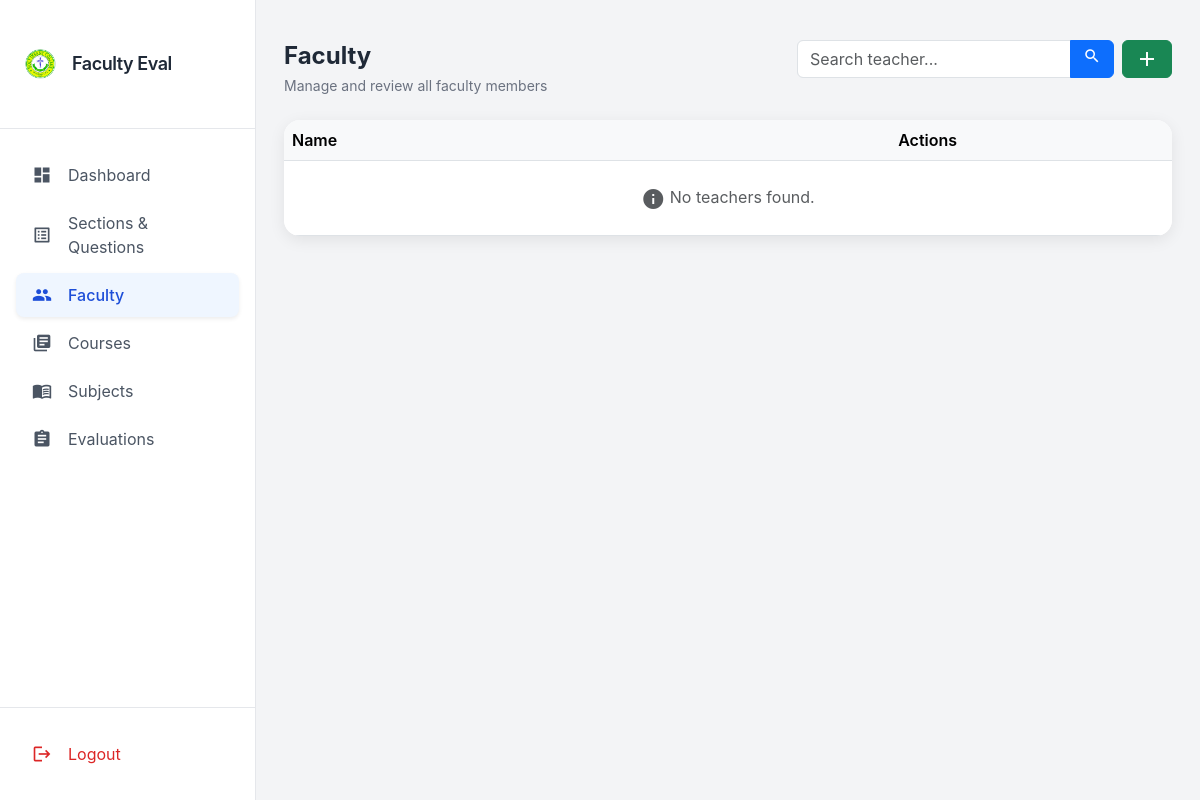
Before: /teachers/ (signed in) with the older database file.
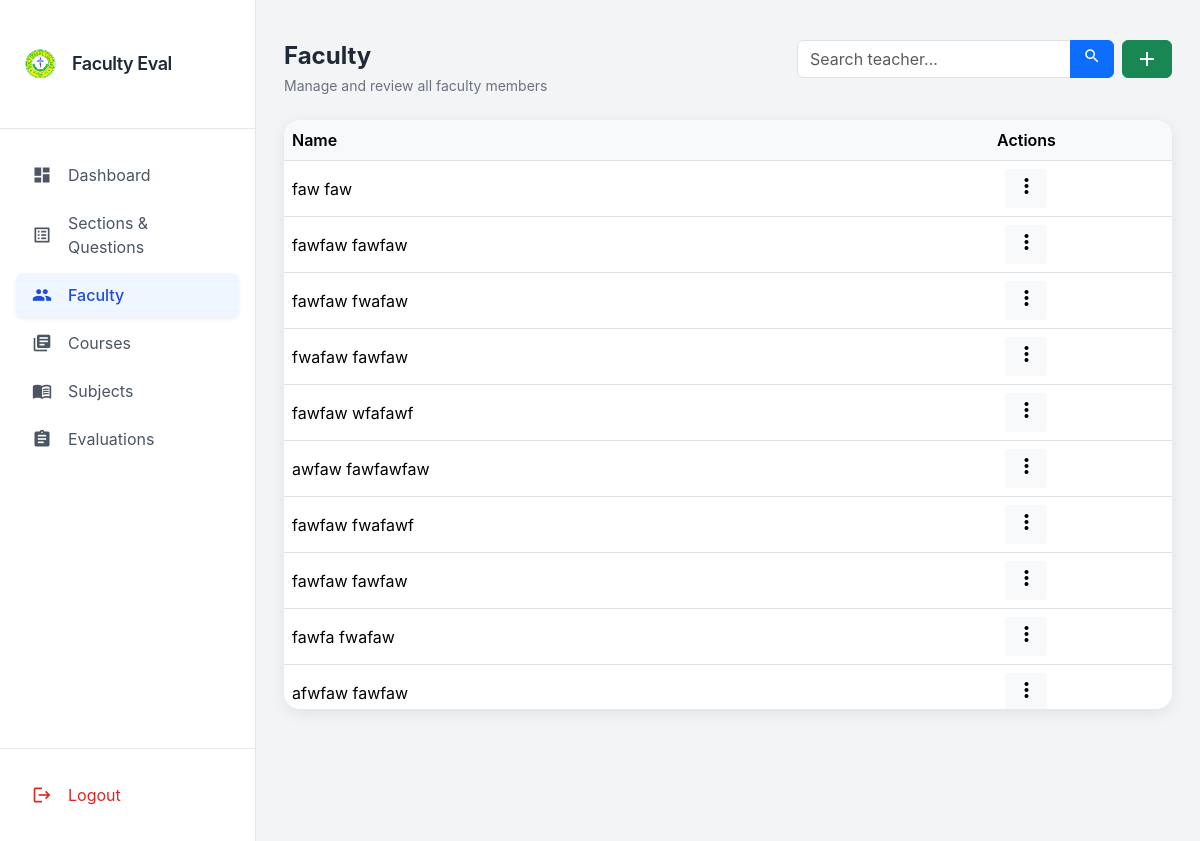
After: the same page with the newer database file.
### evaluation/models.py (models this page shows, shortened)
class Teacher(models.Model):
    first_name = models.CharField(max_length=50, null=True, blank=True)
    last_name = models.CharField(max_length=50, null=True, blank=True)

### evaluation/views.py (the view)
# urls.py: path('teachers/', views.teachers_list, name='teachers_list'),
@login_required(login_url='admin_login')
def teachers_list(request):
    query = request.GET.get('q')
    teachers = Teacher.objects.all()  # no select_related since no FK fields
    if query:
        teachers = teachers.filter(
            first_name__icontains=query
        ) | teachers.filter(
            last_name__icontains=query
        )
    subjects = Subject.objects.all()
    courses = Course.objects.all()
    context = {
        'teachers': teachers,
        'subjects': subjects,
        'courses': courses,
    }
    return render(request, 'admins/teachers.html', context)

### templates/admins/teachers.html (shortened to what this page needs)
{% extends 'admins/base.html' %}
{% block extra_head %}
<link href="https://cdn.jsdelivr.net/npm/bootstrap@5.3.2/dist/css/bootstrap.min.css" rel="stylesheet">
{% endblock %}
{% block content %}
<div class="container-fluid py-4">
    <div class="d-flex flex-column flex-md-row justify-content-between align-items-start gap-3 mb-4">
        <div>
            <h2 class="fw-bold text-2xl mb-1">Faculty</h2>
            <p class="text-sm text-gray-500">Manage and review all faculty members</p>
        </div>
        <div class="d-flex gap-2 align-items-center flex-wrap">
            <form class="flex-grow-1">
                <div class="input-group">
                    <input type="text" id="teacher-search" class="form-control" placeholder="Search teacher...">
                    <button class="btn btn-primary" type="button" id="search-btn">
                        <span class="material-icons" style="font-size:18px;">search</span>
                    </button>
                </div>
            </form>
            <button class="btn btn-success d-flex align-items-center"
                data-bs-toggle="modal" data-bs-target="#addTeacherModal">
                <span class="material-icons">add</span>
            </button>
        </div>
    </div>
<div class="dashboard-card p-0 d-none d-md-block">
    <div id="teachers-table" class="table-responsive rounded-2xl overflow-auto" style="max-height: 70vh;">
        <table class="table table-hover align-middle mb-0 text-nowrap">
            <thead>
                <tr>
                    <th>Name</th>
                    <th class="text-center">Actions</th>
                </tr>
            </thead>
            <tbody>
                {% if teachers %}
                    {% for teacher in teachers %}
                        {% if teacher.id %}
                        <tr>
                            <td>{{ teacher.first_name }} {{ teacher.last_name }}</td>
                            <td class="text-center">
                                <div class="dropdown" data-bs-display="static">
                                    <button class="btn btn-sm btn-light" data-bs-toggle="dropdown">
                                        <span class="material-icons">more_vert</span>
                                    </button>
                                </div>
                            </td>
                        </tr>
                        {% endif %}
                    {% endfor %}
                {% else %}
                    <tr>
                        <td colspan="2" class="text-center py-4 text-muted">
                            <span class="material-icons" style="vertical-align:middle;">info</span>
                            No teachers found.
                        </td>
                    </tr>
                {% endif %}
            </tbody>
        </table>
    </div>
</div>
</div>
{% endblock %}

### templates/admins/base.html (shortened to what this page needs)
{% load static %}
<!DOCTYPE html>
<html lang="en">
<head>
  <script src="https://cdn.tailwindcss.com"></script>
  {% block extra_head %}{% endblock %}
    <link rel="stylesheet" href="{% static 'css/toast.css' %}">
</head>
<body class="bg-gray-100 text-gray-800">
    <div class="toast-container position-fixed bottom-0 start-50 translate-middle-x p-3 mb-20" style="z-index:1055;">
    </div>
<div class="flex flex-col md:flex-row h-screen">
  <aside class="hidden md:flex md:flex-col w-64 bg-white border-r border-gray-200 text-gray-800">
    <div class="px-6 py-5 flex items-center gap-3 border-b">
        <img src="{% static 'HIC_LOGO_TRANSPARENT.png' %}" class="h-8 w-auto">
        <span class="font-semibold text-lg tracking-tight">Faculty Eval</span>
    </div>
    {% with request.resolver_match.url_name as current %}
    <nav class="flex-1 px-3 py-4 space-y-1">
        <a href="{% url 'dashboard_home' %}"
           class="flex items-center gap-3 px-3 py-2.5 rounded-lg transition-all duration-200
           {% if current == 'dashboard_home' %}
               bg-blue-50 text-blue-700 font-medium shadow-sm
           {% else %}
               text-gray-600 hover:bg-gray-100 hover:text-gray-900
           {% endif %}">
            <span class="material-icons text-[20px]">dashboard</span>
            Dashboard
        </a>
        <a href="{% url 'sections_list' %}"
           class="flex items-center gap-3 px-3 py-2.5 rounded-lg transition-all duration-200
           {% if current == 'sections_list' %}
               bg-blue-50 text-blue-700 font-medium shadow-sm
           {% else %}
               text-gray-600 hover:bg-gray-100 hover:text-gray-900
           {% endif %}">
            <span class="material-icons text-[20px]">list_alt</span>
            Sections & Questions
        </a>
        <a href="{% url 'teachers_list' %}"
           class="flex items-center gap-3 px-3 py-2.5 rounded-lg transition-all duration-200
           {% if current == 'teachers_list' %}
               bg-blue-50 text-blue-700 font-medium shadow-sm
           {% else %}
               text-gray-600 hover:bg-gray-100 hover:text-gray-900
           {% endif %}">
            <span class="material-icons text-[20px]">group</span>
            Faculty
        </a>
        <a href="{% url 'courses_list' %}"
           class="flex items-center gap-3 px-3 py-2.5 rounded-lg transition-all duration-200
           {% if current == 'courses_list' %}
               bg-blue-50 text-blue-700 font-medium shadow-sm
           {% else %}
               text-gray-600 hover:bg-gray-100 hover:text-gray-900
           {% endif %}">
            <span class="material-icons text-[20px]">library_books</span>
            Courses
        </a>
        <a href="{% url 'subjects_list' %}"
           class="flex items-center gap-3 px-3 py-2.5 rounded-lg transition-all duration-200
           {% if current == 'subjects_list' %}
               bg-blue-50 text-blue-700 font-medium shadow-sm
           {% else %}
               text-gray-600 hover:bg-gray-100 hover:text-gray-900
           {% endif %}">
            <span class="material-icons text-[20px]">menu_book</span>
            Subjects
        </a>
        <a href="{% url 'evaluations_list' %}"
           class="flex items-center gap-3 px-3 py-2.5 rounded-lg transition-all duration-200
           {% if current == 'evaluations_list' %}
               bg-blue-50 text-blue-700 font-medium shadow-sm
           {% else %}
               text-gray-600 hover:bg-gray-100 hover:text-gray-900
           {% endif %}">
            <span class="material-icons text-[20px]">assignment</span>
            Evaluations
        </a>
    </nav>
    {% endwith %}
    <div class="px-3 py-4 border-t">
        <button
            class="flex items-center gap-3 w-full px-3 py-2.5 rounded-lg text-red-600 transition hover:bg-red-50"
            data-bs-toggle="modal"
            data-bs-target="#logoutModal">
            <span class="material-icons text-[20px]">logout</span>
            Logout
        </button>
    </div>
</aside>
  <div class="flex-1 flex flex-col overflow-auto md:mb-4 mb-10">
    <main id="mainContent" class="md:p-6 p-3 flex-1 overflow-auto">
      {% block content %}{% endblock %}
    </main>
  </div>
</div>
<link rel="stylesheet" href="{% static 'css/mobile_nav.css' %}">
</body>
</html>

### templates/admins/teachers.html (style rules this page uses)
body { background-color: #f4f6f9; font-family: 'Inter', sans-serif; }
.dashboard-card { background: #fff; border-radius: 1rem; box-shadow: 0 4px 16px rgba(0,0,0,.08); }
.table thead th { background: #f8f9fa; font-weight: 600; }
.table-responsive thead th { position: sticky; top: 0; background-color: #f8f9fa; z-index: 2; }

### templates/admins/base.html (style rules this page uses)
.toast-container { position: fixed; top: 20px; right: 20px; z-index: 1055; }

Changed rows visible on the page:
added Teacher: first_name "faw", last_name "faw"
added Teacher: first_name "fawfaw", last_name "fawfaw"
added Teacher: first_name "fawfaw", last_name "fwafaw"
added Teacher: first_name "fwafaw", last_name "fawfaw"
added Teacher: first_name "fawfaw", last_name "wfafawf"
added Teacher: first_name "awfaw", last_name "fawfawfaw"
added Teacher: first_name "fawfaw", last_name "fwafawf"
added Teacher: first_name "fawfaw", last_name "fawfaw"
added Teacher: first_name "fawfa", last_name "fwafaw"
added Teacher: first_name "afwfaw", last_name "fawfaw"
Other visible differences:
text no longer shown: "No teachers found."
